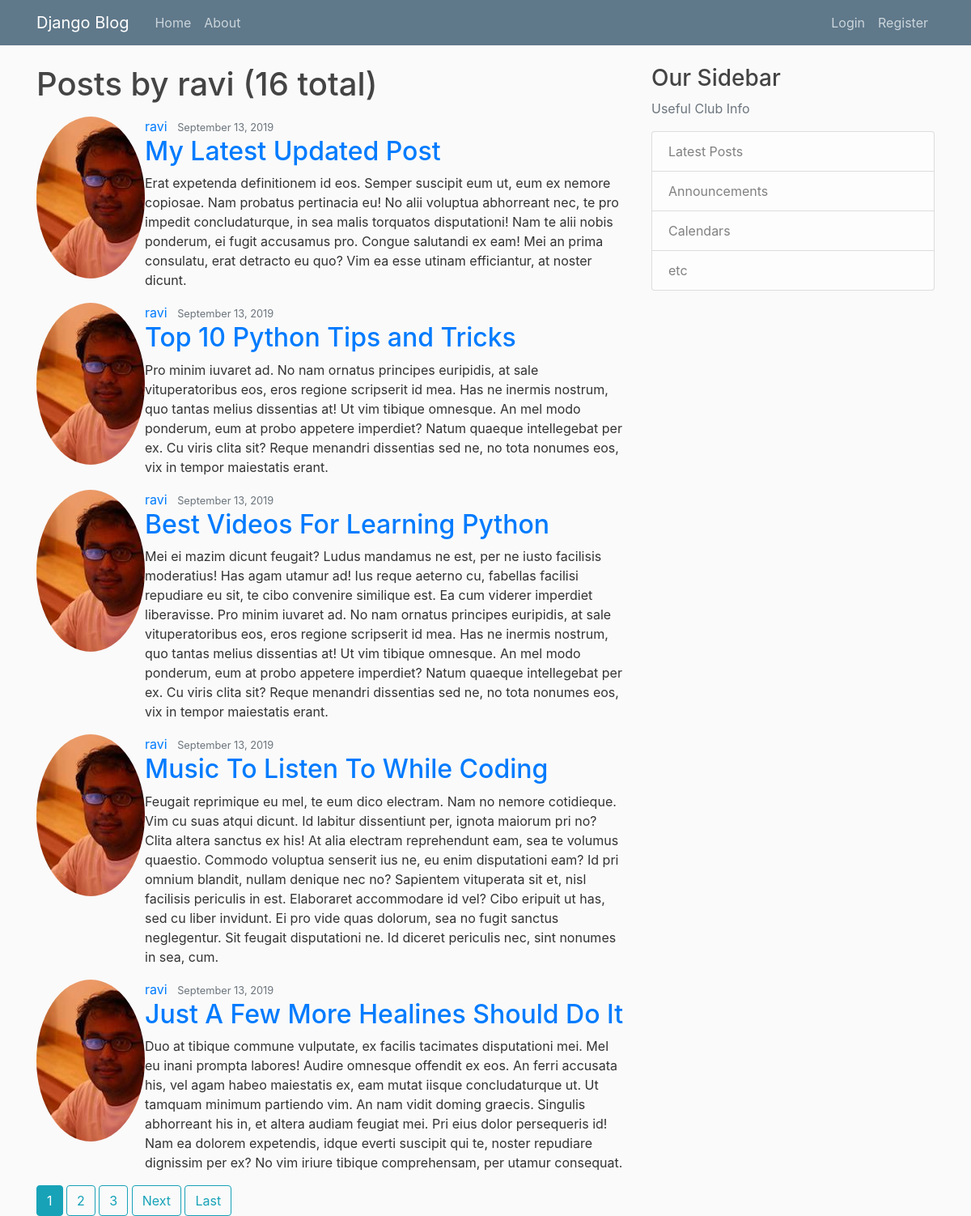
/blog/user/ravi, run on the app's committed database.
### blog/models.py (models this page shows, shortened)
class Post(models.Model):
    title = models.CharField(("Just Another Post"), max_length=50)
    content = models.TextField()
    date_posted = models.DateTimeField(auto_now=False, auto_now_add=True)
    author = models.ForeignKey(User, verbose_name=(""), on_delete=models.CASCADE)

### users/models.py (models this page shows, shortened)
class Profile(models.Model):
    user = models.OneToOneField(User, on_delete=models.CASCADE)
    image = models.ImageField(default='default.jpg', upload_to='profile_pics', height_field=None, width_field=None, max_length=None)

### blog/views.py (the view)
# urls.py: path('user/<str:username>', UserPostListView.as_view(), name='user-posts'),
class UserPostListView(ListView):
    model = Post
    template_name = 'blog/user_posts.html'
    context_object_name = 'posts'
    ordering = ['-date_posted']
    paginate_by = 5
    def get_queryset(self):
        user = get_object_or_404(User, username=self.kwargs.get('username'))
        return Post.objects.filter(author=user).order_by('-date_posted')

### blog/templates/blog/user_posts.html (shortened to what this page needs)
{% extends "blog/base.html" %}
{% block content %}
    <h1 class="mb-3">Posts by {{  view.kwargs.username }} ({{ page_obj.paginator.count}} total)</h1>
   {% for post in posts  %}
       <article class="media content-section">
        <img class="rounded-circle article-img" src={{ post.author.profile.image.url }}>
        <div class="media-body">
        <div class="article-metadata">
            <a class="mr-2" href="{% url 'user-posts' post.author.username %}">{{ post.author }}</a>
            <small class="text-muted">{{ post.date_posted|date:"F d, Y" }}</small>
          </div>
          <h2><a class="article-title" href="{% url 'post-detail' post.id %}">{{ post.title }}</a></h2>
          <p class="article-content">{{ post.content }}</p>
        </div>
      </article>
    {% endfor %}
    {% if is_paginated %}
      {% for num in page_obj.paginator.page_range  %}
        {% if page_obj.number == num %}
          <a href="?page={{num}}" class="btn btn-info" >{{num}}</a>
        {% elif num > page_obj.number|add:'-3' and  num < page_obj.number|add:'3'%}
          <a href="?page={{num}}" class="btn btn-outline-info" >{{num}}</a>
        {% endif %}
      {% endfor %}
      {% if page_obj.has_next  %}
        <a href="?page={{page_obj.next_page_number}}" class="btn btn-outline-info" >Next</a>
        <a href="?page={{page_obj.paginator.num_pages}}" class="btn btn-outline-info" >Last</a>
      {% endif %}
    {% endif %}
{% endblock content %}

### blog/static/blog/main.css (style rules this page uses)
body { background: #fafafa; color: #333333; margin-top: 5rem; }
h1, h2, h3, h4, h5, h6 { color: #444444; }

### data on the page
Post: author.profile.image (picture), author "ravi", date_posted "September 13, 2019", title "My Latest Updated Post", content "Erat expetenda definitionem id eos. Semper suscipit eum ut, eum ex nemore copiosae. Nam probatus pertinacia eu! No alii voluptua abhorreant nec, te pro impedit concludaturque, in sea malis torquatos disputationi! Nam te alii nobis ponderum, ei fugit accusamus pro. Congue salutandi ex eam! Mei an prima consulatu, erat detracto eu quo? Vim ea esse utinam efficiantur, at noster dicunt."
Post: author.profile.image (picture), author "ravi", date_posted "September 13, 2019", title "Top 10 Python Tips and Tricks", content "Pro minim iuvaret ad. No nam ornatus principes euripidis, at sale vituperatoribus eos, eros regione scripserit id mea. Has ne inermis nostrum, quo tantas melius dissentias at! Ut vim tibique omnesque. An mel modo ponderum, eum at probo appetere imperdiet? Natum quaeque intellegebat per ex. Cu viris clita sit? Reque menandri dissentias sed ne, no tota nonumes eos, vix in tempor maiestatis erant."
Post: author.profile.image (picture), author "ravi", date_posted "September 13, 2019", title "Best Videos For Learning Python", content "Mei ei mazim dicunt feugait? Ludus mandamus ne est, per ne iusto facilisis moderatius! Has agam utamur ad! Ius reque aeterno cu, fabellas facilisi repudiare eu sit, te cibo convenire similique est. Ea cum viderer imperdiet liberavisse. Pro minim iuvaret ad. No nam ornatus principes euripidis, at sale vituperatoribus eos, eros regione scripserit id mea. Has ne inermis nostrum, quo tantas melius dissentias at! Ut vim tibique omnesque. An mel modo ponderum, eum at probo appetere imperdiet? Natum quaeque intellegebat per ex. Cu viris clita sit? Reque menandri dissentias sed ne, no tota nonumes eos, vix in tempor maiestatis erant."
Post: author.profile.image (picture), author "ravi", date_posted "September 13, 2019", title "Music To Listen To While Coding", content "Feugait reprimique eu mel, te eum dico electram. Nam no nemore cotidieque. Vim cu suas atqui dicunt. Id labitur dissentiunt per, ignota maiorum pri no? Clita altera sanctus ex his! At alia electram reprehendunt eam, sea te volumus quaestio. Commodo voluptua senserit ius ne, eu enim disputationi eam? Id pri omnium blandit, nullam denique nec no? Sapientem vituperata sit et, nisl facilisis periculis in est. Elaboraret accommodare id vel? Cibo eripuit ut has, sed cu liber invidunt. Ei pro vide quas dolorum, sea no fugit sanctus neglegentur. Sit feugait disputationi ne. Id diceret periculis nec, sint nonumes in sea, cum."
Post: author.profile.image (picture), author "ravi", date_posted "September 13, 2019", title "Just A Few More Healines Should Do It", content "Duo at tibique commune vulputate, ex facilis tacimates disputationi mei. Mel eu inani prompta labores! Audire omnesque offendit ex eos. An ferri accusata his, vel agam habeo maiestatis ex, eam mutat iisque concludaturque ut. Ut tamquam minimum partiendo vim. An nam vidit doming graecis. Singulis abhorreant his in, et altera audiam feugiat mei. Pri eius dolor persequeris id! Nam ea dolorem expetendis, idque everti suscipit qui te, noster repudiare dignissim per ex? No vim iriure tibique comprehensam, per utamur consequat."

### other printed values
{{ view.kwargs.username }} "ravi"
{{ page_obj.paginator.count }} "16"
{{ num }} "1"
{{ num }} "2" "3"
